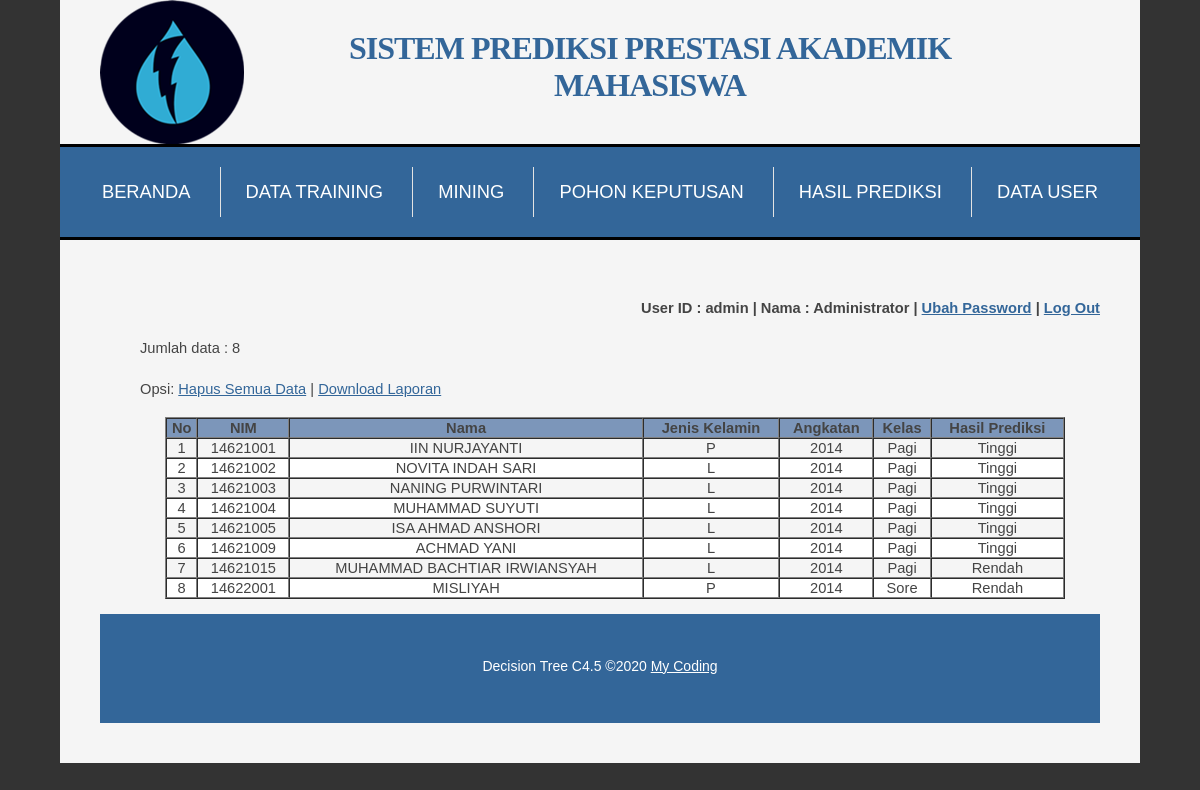
/index.php?menu=hasil (signed in), run on the app's committed database.
### tables this page shows
CREATE TABLE `hasil_prediksi` (
  `id` int(11) NOT NULL,
  `nim` varchar(15) DEFAULT NULL,
  `instansi` varchar(10) DEFAULT NULL,
  `status` varchar(10) DEFAULT NULL,
  `jurusan` varchar(20) DEFAULT NULL,
  `rata_un` double DEFAULT NULL,
  `kerja` varchar(10) DEFAULT NULL,
  `motivasi` varchar(20) DEFAULT NULL,
  `hasil` varchar(10) DEFAULT NULL
);

CREATE TABLE `mahasiswa` (
  `nim` varchar(15) NOT NULL,
  `nama` varchar(50) DEFAULT NULL,
  `jenis_kelamin` char(1) DEFAULT NULL,
  `angkatan` varchar(5) DEFAULT NULL,
  `kelas` varchar(10) DEFAULT NULL
);

### hasil_prediksi.php (the view, shortened to what this page needs)
<?php
	if(isset($_GET['act'])){
		$action=$_GET['act'];
		if($action=='delete_all'){
			mysql_query("TRUNCATE hasil_prediksi");
			header('location:index.php?menu=hasil');
		}
	}else{
		$query=mysql_query("SELECT a.nim,b.nama,b.jenis_kelamin,b.angkatan,b.kelas,a.hasil
								FROM hasil_prediksi a INNER JOIN mahasiswa b ON (a.nim=b.nim)
								ORDER BY(a.nim)");
		$jumlah=mysql_num_rows($query);
		if($jumlah==0){
			echo "<center><h3>Hasil Prediksi Kosong...</h3></center>";
		}
		else{
			echo "Jumlah data : ".$jumlah;
?>
			<p>
				Opsi:
				<a href="index.php?menu=hasil&act=delete_all" onClick="return confirm('Anda yakin akan hapus semua data?')">Hapus Semua Data</a> |
				<a href="export/CLP.php?format=3">Download Laporan</a>
			</p>
			<table bgcolor='#7c96ba' border='1' cellspacing='0' cellspading='0' align='center' width=900>
				<tr align='center'>
					<th>No</th><th>NIM</th><th>Nama</th><th>Jenis Kelamin</th><th>Angkatan</th><th>Kelas</th><th>Hasil Prediksi</th>
				</tr>
			<?php
				$warna1 = '#ffffff';
				$warna2 = '#f5f5f5';
				$warna  = $warna1;
				$no=1;
				while($row=mysql_fetch_array($query)){
					if($warna == $warna1){
						$warna = $warna2;
					} else {
						$warna = $warna1;
					}
			?>
					<tr bgcolor=<?php echo $warna; ?> align=center>
						<td><?php echo $no;?></td>
						<td><?php echo $row[0];?></td>
						<td><?php echo $row[1];?></td>
						<td><?php echo $row[2];?></td>
						<td><?php echo $row[3];?></td>
						<td><?php echo $row[4];?></td>
						<td><?php echo $row[5];?></td>
					</tr>
				<?php
					$no++;
				}
				?>
			</table>
<?php
		}
	}
?>

### css/default.css (style rules this page uses)
html, body { height: 100%; }
body { margin: 0px; padding: 0px; background-color: #333333; font-family: 'Archivo Narrow', sans-serif; font-size: 11pt; color: #444; }
p, ol, ul { margin-top: 0px; }
p { line-height: 180%; }
a { color: #336699; }

### data on the page
hasil_prediksi: nim "14621001", mahasiswa.nama "IIN NURJAYANTI", mahasiswa.jenis_kelamin "P", mahasiswa.angkatan "2014", mahasiswa.kelas "Pagi", hasil "Tinggi"
hasil_prediksi: nim "14621002", mahasiswa.nama "NOVITA INDAH SARI", mahasiswa.jenis_kelamin "L", mahasiswa.angkatan "2014", mahasiswa.kelas "Pagi", hasil "Tinggi"
hasil_prediksi: nim "14621003", mahasiswa.nama "NANING PURWINTARI", mahasiswa.jenis_kelamin "L", mahasiswa.angkatan "2014", mahasiswa.kelas "Pagi", hasil "Tinggi"
hasil_prediksi: nim "14621004", mahasiswa.nama "MUHAMMAD SUYUTI", mahasiswa.jenis_kelamin "L", mahasiswa.angkatan "2014", mahasiswa.kelas "Pagi", hasil "Tinggi"
hasil_prediksi: nim "14621005", mahasiswa.nama "ISA AHMAD ANSHORI", mahasiswa.jenis_kelamin "L", mahasiswa.angkatan "2014", mahasiswa.kelas "Pagi", hasil "Tinggi"
hasil_prediksi: nim "14621009", mahasiswa.nama "ACHMAD YANI", mahasiswa.jenis_kelamin "L", mahasiswa.angkatan "2014", mahasiswa.kelas "Pagi", hasil "Tinggi"
hasil_prediksi: nim "14621015", mahasiswa.nama "MUHAMMAD BACHTIAR IRWIANSYAH", mahasiswa.jenis_kelamin "L", mahasiswa.angkatan "2014", mahasiswa.kelas "Pagi", hasil "Rendah"
hasil_prediksi: nim "14622001", mahasiswa.nama "MISLIYAH", mahasiswa.jenis_kelamin "P", mahasiswa.angkatan "2014", mahasiswa.kelas "Sore", hasil "Rendah"

### other printed values
$_SESSION['usr'] "admin"
$_SESSION['nama'] "Administrator"
$jumlah "8"
